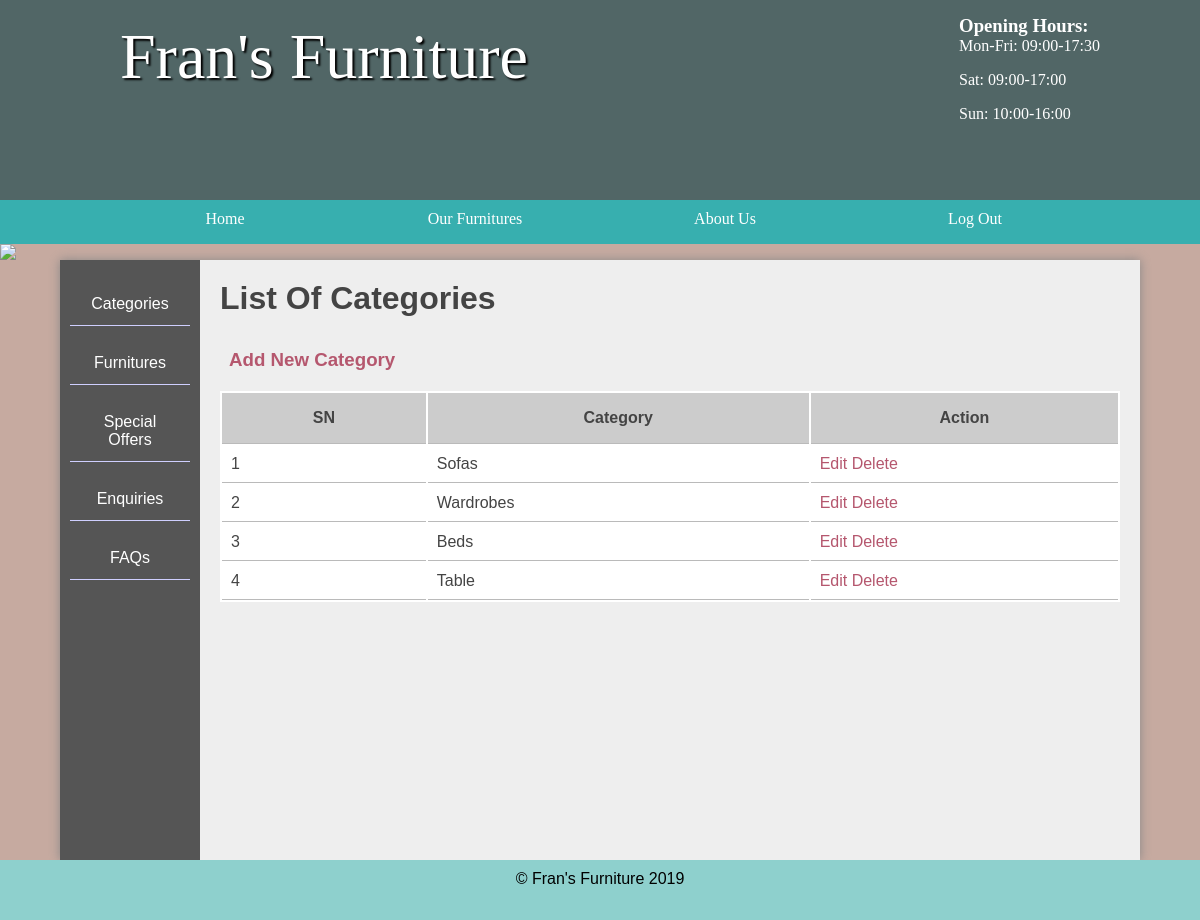
The page /admin/categories (signed in) on the database its author committed.
### tables this page shows
CREATE TABLE `category_table` (
  `id` int(11) NOT NULL,
  `name` varchar(255) DEFAULT NULL
);

### functions/loadTemplate.php (called while the page is built, shortened)
<?php
function loadTemplate($filename, $tempVars){
	extract($tempVars);
	require $filename;
	$content = ob_get_clean();
	return $content;
}

### pages/admin_area/categories.php (called while the page is built, shortened)
<?php
	$cats=$tbl_categories->findAll();
	$cats_list=$cats->fetchAll();
	$cri=[
		'cats_list'=>$cats_list
	];
	$content = loadTemplate("../../template_views/admin_area/category_temp.php", $cri);

### includes/admin_includes.php (called while the page is built, shortened)
<?php
	require '../../db/dbcon.php';
	require '../../classes/DatabaseTableQueries.php';
	require '../../functions/loadTemplate.php';
	$tbl_categories = new DatabaseTableQueries('category_table');
?>

### classes/DatabaseTableQueries.php (called while the page is built, shortened)
<?php
class DatabaseTableQueries{
	public $table;
	public function __construct($table){
		$this->table = $table;
	}
	function findAll() {
	    global $pdo;
	    $stmt = $pdo->prepare("SELECT * FROM $this->table");
	    $stmt->execute();
	    return $stmt;
	}
}

### template_views/admin_area/category_temp.php (the view)
<section class="right">
<h2>List Of Categories</h2>
<h3><a class="addnew" href="modifyCategory">Add New Category</a></h3>
<table class="mytable">
	<thead>
	<tr>
		<th>SN</th>
		<th>Category</th>
		<th>Action</th>
	</tr>
	</thead>
	<tbody>
		<?php
			$sn=1;
			foreach ($cats_list as $row) {
				echo '<tr><td>'.$sn.' </td>'.'<td>'.$row['name'].' </td><td><a href="modifyCategory&cat_id='.$row['id']. '">Edit</a>';?>  <a onclick= "return confirm('Are you sure to delete?');" href="modifyCategory&dcat_id=<?php echo $row['id']; ?>">Delete</a></td>
			<?php	$sn++; ?>
	<?php	}
	?>
		</tbody>
</table>
	</section>

### css/style.css (style rules this page uses)
* { margin: 0; padding: 0; }
html { font-family: 'Oxygen Regular', verdana, sans-serif; }
body { background-color: #C6AAA0; }
a { text-decoration: none; }
main h2 { font-size:2em; }
p, li, h2 { margin-bottom: 1em; }
section a { color: #444; }
table { width: 100%; margin-top: 20px; }
td { border-bottom: 1px solid #bababa; }
th { border-bottom: 1px solid #bababa; }
.stock .products, .admin .right { display: table-cell; padding: 20px; }
.right { padding: 20px; }
.mytable { background: #fff; }
.mytable tr th { padding: 1em; background: #ccc; }
.mytable tr td { padding: 1%; }
.mytable tr td a { text-decoration: none; color: #b5576e; }
.addnew { padding: 1%; color: #b5576e; text-decoration: none; }

### rows shown on the page
category_table: name "Sofas"
category_table: name "Wardrobes"
category_table: name "Beds"
category_table: name "Table"

### other values the page prints
Date('Y') "2019"
